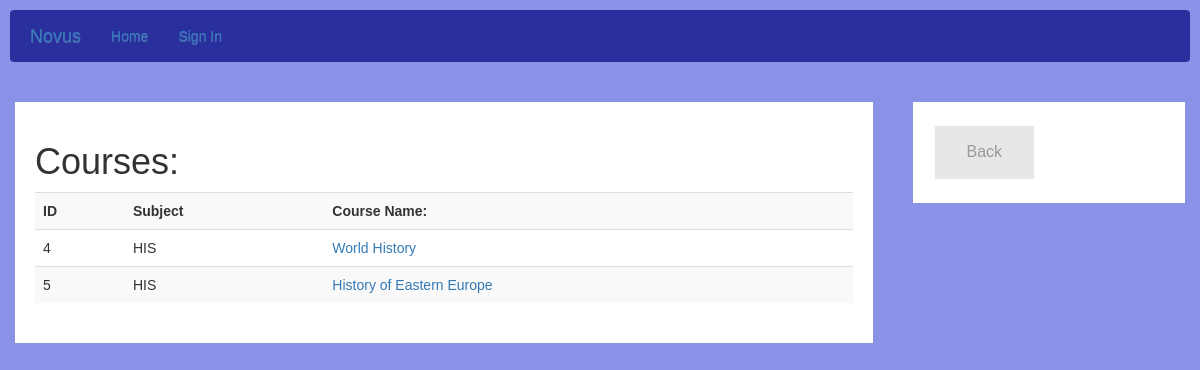
The app's page /results/5/HIS with its own data.
### models.py (models this page shows)
class Course (db.Model):
    __tablename__= "courses"
    id = db.Column(db.Integer, primary_key=True)
    uniqueid = db.Column(db.String(5), index=True)
    name = db.Column(db.String(120), index=True, unique=False)
    subject = db.Column(db.String(64), index=True)
    number = db.Column(db.String(8), index=True)
    day = db.Column(db.String(10), index=True)
    start_time = db.Column(db.String(4), index=True)
    end_time = db.Column(db.String(4), index=True)
    professor_id = Column(Integer, ForeignKey('professors.id'))
    posts = relationship("Post", backref="courses")
    assignments = relationship("Assignment", backref="courses")
    students = relationship("Student", secondary=class_registration_table, back_populates="courses")

### app.py (the view)
@app.route('/results/<int:id>/<subject>')
def results(id, subject):
    student = Student.query.get(id)
    courses = Course.query.filter_by(subject=subject).all()
    return render_template('results.html', student=student, courses=courses)

### templates/results.html
{% extends 'layout.html' %}
{% block head %}
        <link rel="stylesheet" href="//maxcdn.bootstrapcdn.com/bootstrap/3.2.0/css/bootstrap.min.css">
        <link rel="stylesheet" href="//maxcdn.bootstrapcdn.com/bootstrap/3.2.0/css/bootstrap-theme.min.css">
        <link rel="stylesheet" type="text/css" href="/static/css/roster.css">
{% endblock %}
{% block app_content %}
<div class="row">
  <div class="leftcolumn">
    <div class="card" id="opt">
      <h1>Courses: </h1>
      <div style="text-align:center">
        <table class="table table-striped" >
          <tr>
            <th>ID</th>
            <th>Subject</th>
            <th>Course Name:</th>
          </tr>
          {% for course in courses %}
          <tr class="text-left">
            <td>{{course.id}}</td>
            <td>{{course.subject}}</td>
            <td><a href="{{ url_for('course_overview', id=student.id, course_id=course.id) }}">{{course.name}}</a></td>
          </tr>
          {% endfor %}
        </table>
      </div>
    </div>
  </div>
  <div class="rightcolumn">
    <div class="card">
      <a href="{{ url_for('register', id=student.id) }}" class="button">
        Back
      </a>
    </div>
  </div>
</div>
{% endblock %}

### static/css/roster.css (style rules this page uses)
* { box-sizing: border-box; }
body { font-family: Arial; padding: 10px; background: #8a92e8; }
.leftcolumn { float: left; width: 75%; background-color: #8a92e8; padding-right: 20px; }
.button { background-color: #e7e7e7; border: none; color: #999999; padding: 15px 32px; text-align: center; text-decoration: none; display: inline-block; font-size: 16px; margin: 4px 2px; cursor: pointer; }
.rightcolumn { float: right; width: 25%; background-color: #8a92e8; padding-left: 20px; }
.card { background-color: white; padding: 20px; margin-top: 20px; }
.row:after { content: ""; display: table; clear: both; }

### records on screen
Course: id "4", subject "HIS", name "World History"
Course: id "5", subject "HIS", name "History of Eastern Europe"
